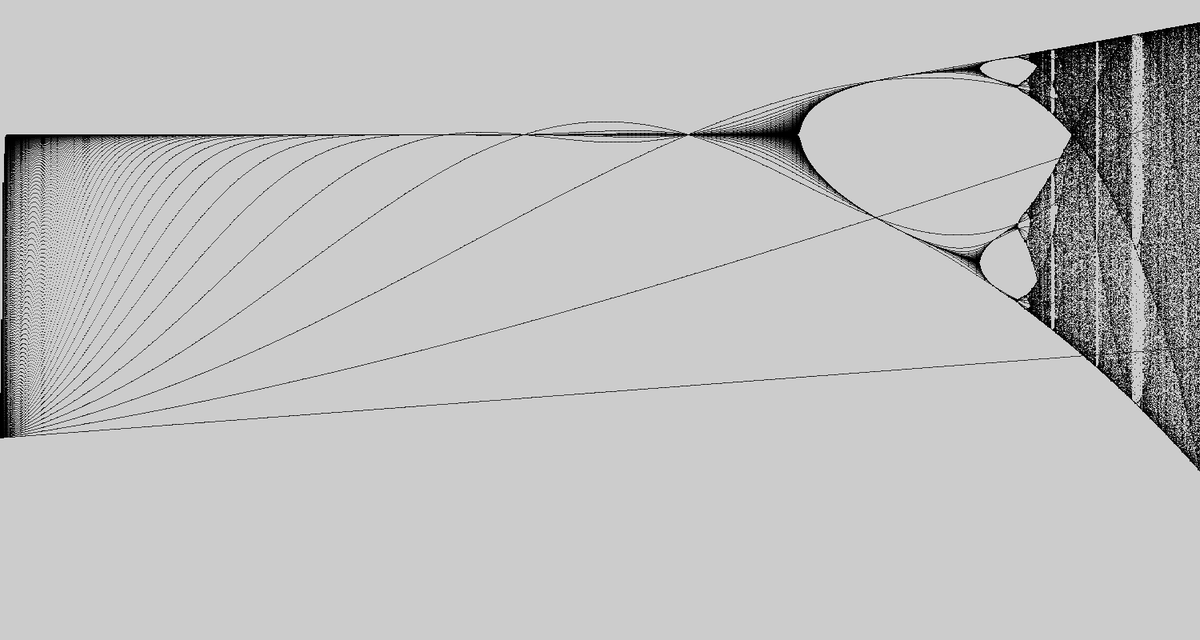
Frame 1 (no input)
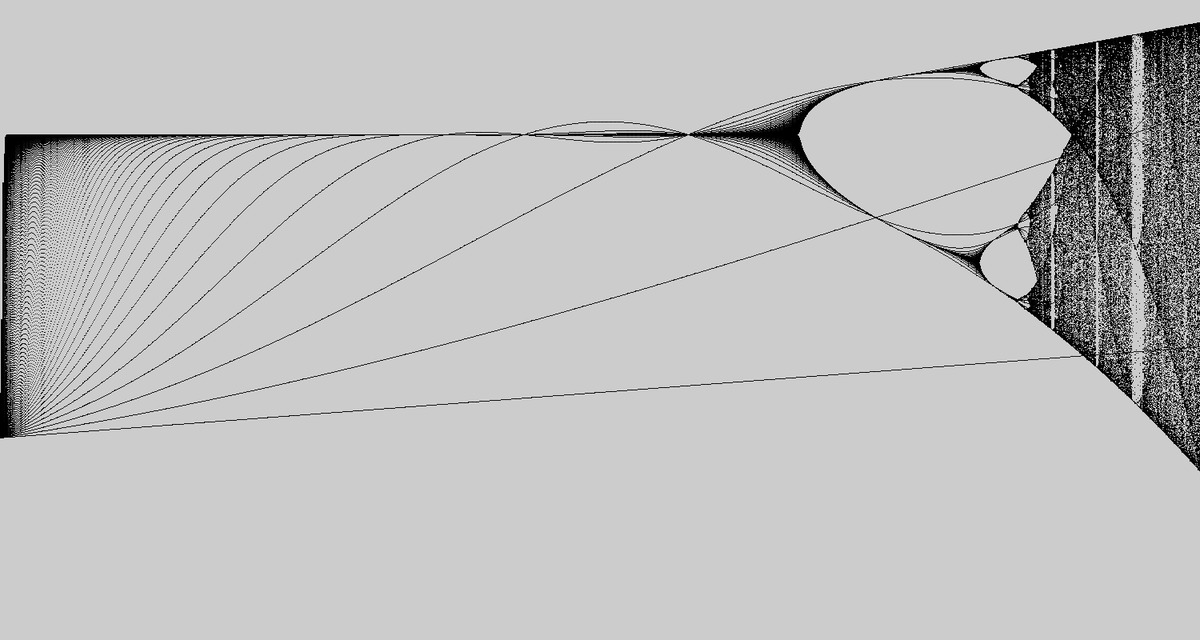
Frame 2 (the mouse pressed at the canvas centre, redrawn once)

The Processing sketch that drew these frames (run headless with seeded random() and noise(); the mouse was pressed at the canvas centre and the sketch redrawn once):

// Processing sketch: feigenbaum
// ── feigenbaum.pde

int ITERATIONS_AMOUNT = 500;
float P_NULL = 0.1;
float MIN_K = 0;
float MAX_K = 3;
float MIN_P = -0.5;
float MAX_P = 1.4;

int WIDTH = 1500;
int HEIGHT = 800;

public void settings() { // appearently, you can't use size() outside of the PDE... what the duck?
    size (WIDTH, HEIGHT);
}

void setup () {
    noLoop ();
}

void iterate (float k) {
    float p = P_NULL;
    float x_cord = map (k, MIN_K, MAX_K, 0, WIDTH);
    for (int i = 0; i < ITERATIONS_AMOUNT; i++) {
        p += p * k * (1 - p);
        float y_cord = map (p, MIN_P, MAX_P, HEIGHT, 0);
        point (x_cord, y_cord);
    }
} 

void draw () {
    strokeWeight (1);
    for (int i = 0; i < WIDTH; i++)
        iterate (map (i, 0, WIDTH, MIN_K, MAX_K));
}
